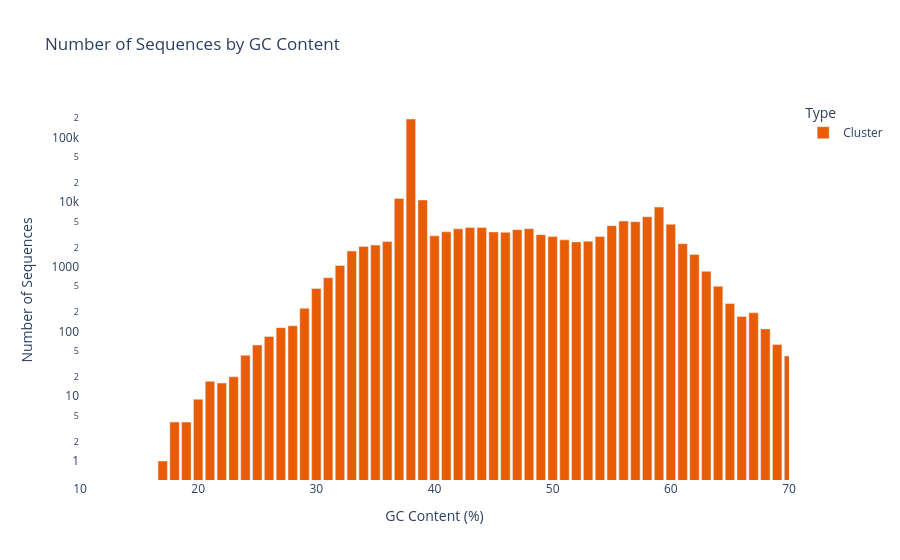

Notebook code cell kept with this figure:
### Markdown cell above
* BAR PLOT

### Code cell
if 'sequence_gc_content' in df.columns and 'is_cluster' in df.columns:

    df_gc = df.dropna(subset=['sequence_gc_content', 'is_cluster'])
    df_gc = df_gc[(df_gc['sequence_gc_content'] >= 0) & (df_gc['sequence_gc_content'] <= 100)]

    # Round GC to nearest integer so x-axis shows clean numbers like 10, 11, 12...
    df_gc['gc_rounded'] = df_gc['sequence_gc_content'].round(0).astype(int)

    # Label the is_cluster column in plain English
    df_gc['type'] = df_gc['is_cluster'].map({True: 'Cluster', False: 'No_cluster'})

    # Count how many sequences fall at each GC value, split by type
    gc_grouped = df_gc.groupby(['gc_rounded', 'type']).size().reset_index(name='count')

    fig = px.bar(
        gc_grouped,
        x='gc_rounded',
        y='count',
        color='type',
        barmode='stack',
        log_y=True,
        title='Number of Sequences by GC Content',
        labels={
            'gc_rounded': 'GC Content (%)',
            'count': 'Number of Sequences',
            'type': 'Type'
        },
        color_discrete_map={'Cluster': '#E85D04', 'No_cluster': '#1D3557'}
    )

    fig.update_layout(
        xaxis=dict(
            tickmode='linear',
            tick0=10,
            dtick=10,          
            range=[10, 70]      
        ),
        plot_bgcolor='white',
        paper_bgcolor='white'
    )

    fig.show()

else:
    print("Columns 'sequence_gc_content' or 'is_cluster' not found.")

### Figure 1 — Plotly figure (JSON) as saved in the notebook; plotly's stock layout.template omitted (floating-point values rounded to 4 significant figures)
{"data": [{"hovertemplate": "Type=Cluster<br>GC Content (%)=%{x}<br>Number of Sequences=%{y}<extra></extra>", "legendgroup": "Cluster", "marker": {"color": "#E85D04", "pattern": {"shape": ""}}, "name": "Cluster", "orientation": "v", "showlegend": true, "textposition": "auto", "type": "bar", "x": [17, 18, 19, 20, 21, 22, 23, 24, 25, 26, 27, 28, 29, 30, 31, 32, 33, 34, 35, 36, 37, 38, 39, 40, 41, 42, 43, 44, 45, 46, 47, 48, 49, 50, 51, 52, 53, 54, 55, 56, 57, 58, 59, 60, 61, 62, 63, 64, 65, 66, 67, 68, 69, 70, 71, 72, 73, 74, 75, 76, 77, 78, 79, 80, 81], "xaxis": "x", "y": [1, 4, 4, 9, 17, 16, 20, 43, 62, 84, 115, 123, 229, 463, 681, 1050, 1758, 2069, 2169, 2461, 11393, 192696, 10798, 3017, 3486, 3867, 4052, 4042, 3465, 3416, 3760, 3893, 3146, 2935, 2616, 2429, 2486, 2944, 4332, 5099, 4988, 5957, 8402, 4555, 2284, 1558, 852, 501, 271, 171, 195, 110, 63, 42, 32, 25, 22, 20, 10, 8, 5, 9, 3, 1, 1], "yaxis": "y"}], "layout": {"barmode": "stack", "legend": {"title": {"text": "Type"}, "tracegroupgap": 0}, "paper_bgcolor": "white", "plot_bgcolor": "white", "title": {"text": "Number of Sequences by GC Content"}, "xaxis": {"anchor": "y", "domain": [0, 1], "dtick": 10, "range": [10, 70], "tick0": 10, "tickmode": "linear", "title": {"text": "GC Content (%)"}}, "yaxis": {"anchor": "x", "domain": [0, 1], "title": {"text": "Number of Sequences"}, "type": "log"}}}
